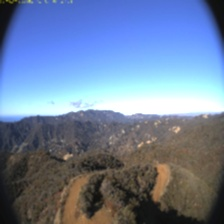
#> input picture dataset_clean/train/cloud/dwpgm-w-mobo-c:1612026112.jpg, 224 x 224 px
$ python -i preprocess.py   (imports and definitions only)
#> lines starting #> are read from the running program, lines starting #| are printed output that depends on the picture
import cv2
import os
import numpy as np
import random

IMG_SIZE = 224

SPLIT = {
    "train": 0.7,
    "val": 0.2,
    "test": 0.1
}


# ----------------------------
# 1. Preprocess image
# ----------------------------
def preprocess_image(img_path):
    img = cv2.imread(img_path)
#> img is the input picture: shape (224, 224, 3); mean B, G, R 156.2, 126.4, 108.3

    if img is None:
        return None

    # Resize
    img = cv2.resize(img, (IMG_SIZE, IMG_SIZE))

    # BGR -> RGB
    img = cv2.cvtColor(img, cv2.COLOR_BGR2RGB)

    # Denoise (important for smoke/cloud)
    img = cv2.GaussianBlur(img, (3, 3), 0)

    # Enhance contrast (helps fire detection)
    img = cv2.convertScaleAbs(img, alpha=1.2, beta=10)
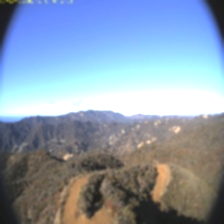
#> img: shape (224, 224, 3); mean R, G, B 137.6, 154.5, 173.5

    # Normalize (0 → 1)
    img = img / 255.0

    return img


# ----------------------------
# 2. Save image
# ----------------------------
# [54 lines left out: functions save_image, split_files, process_dataset, not called in this run]


# ----------------------------
# RUN
# ----------------------------
# [1 line not run here, left out]

>>> result = preprocess_image('dataset_clean/train/cloud/dwpgm-w-mobo-c:1612026112.jpg')

$ run again, on dataset_clean/train/smoke/smoke_train_00026.jpg
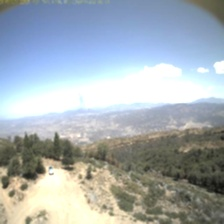
#> input picture dataset_clean/train/smoke/smoke_train_00026.jpg, 224 x 224 px
#> in preprocess_image, img is the input picture: shape (224, 224, 3); mean B, G, R 179.2, 173.4, 163.9
#> in preprocess_image, `img = cv2.convertScaleAbs(img, alpha=1.2, beta=10)`:
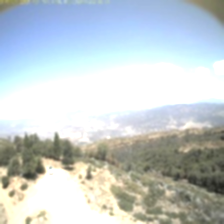
#> img: shape (224, 224, 3); mean R, G, B 195.3, 204.2, 206.3

$ run again, on dataset_clean/train/smoke/smoke_train_00054.jpg
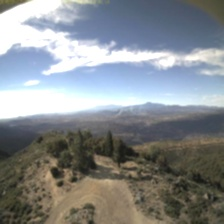
#> input picture dataset_clean/train/smoke/smoke_train_00054.jpg, 224 x 224 px
#> in preprocess_image, img is the input picture: shape (224, 224, 3); mean B, G, R 141.9, 139, 134.6
#> in preprocess_image, `img = cv2.convertScaleAbs(img, alpha=1.2, beta=10)`:
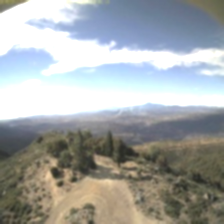
#> img: shape (224, 224, 3); mean R, G, B 163.7, 167.1, 166.7
